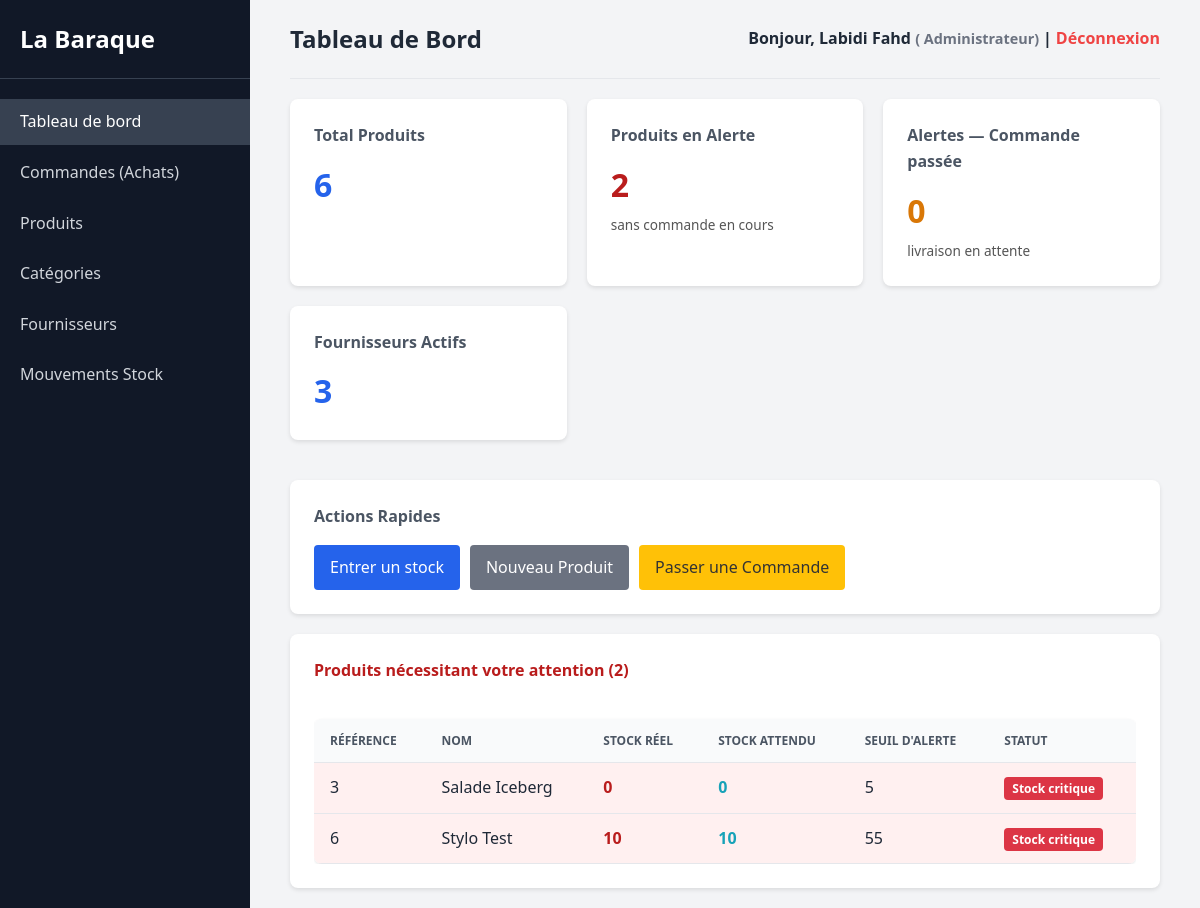
/index.php?controleur=dashboard&action=index (signed in), run on the app's committed database.
### tables this page shows
CREATE TABLE IF NOT EXISTS `produits` (
  `id_prod` int(11) NOT NULL AUTO_INCREMENT,
  `nom_prod` varchar(100) NOT NULL,
  `unite` varchar(20) NOT NULL,
  `stock_initial` int(11) NOT NULL DEFAULT 0,
  `seuil_alerte` int(11) NOT NULL DEFAULT 5,
  `id_categ` int(11) NOT NULL,
  `id_fourni` int(11) NOT NULL,
  PRIMARY KEY (`id_prod`),
  KEY `id_categ` (`id_categ`),
  KEY `id_fourni` (`id_fourni`)
);

### controleurs/DashboardController.php (called while the page is built, shortened)
<?php
require_once BASE_PATH . '/modeles/Produit.php';
require_once BASE_PATH . '/modeles/Fournisseur.php';
class DashboardController
{
    private $produitModel;
    private $fournisseurModel;
    public function __construct()
    {
        $this->produitModel     = new Produit();
        $this->fournisseurModel = new Fournisseur();
    }
    public function index()
    {
        $produitsEnAlerte    = $this->produitModel->getProduitsEnAlerte();
        $totalProduits       = count($this->produitModel->getAll());
        $nbAlertes           = count($produitsEnAlerte);
        $nbAlertesAvecCmd    = count(array_filter($produitsEnAlerte, fn($p) => $p['commande_en_cours']));
        $nbAlertesSansCmd    = $nbAlertes - $nbAlertesAvecCmd;
        $produits  = $produitsEnAlerte;
        $ruptures  = $nbAlertes;
        $fournisseurs = count($this->fournisseurModel->getAll());
        require_once BASE_PATH . '/vues/dashboard/index.php';
        require_once BASE_PATH . '/vues/layout.php';
    }
}
?>

### config/database.php (called while the page is built, shortened)
<?php
class Database
{
    private static $instance = null;
    private $conn;
    private function __construct()
    {
        try {
            $this->conn = new PDO("mysql:host=" . DB_HOST . ";dbname=" . DB_NAME . ";charset=utf8mb4", DB_USER, DB_PASS);
            $this->conn->setAttribute(PDO::ATTR_ERRMODE, PDO::ERRMODE_EXCEPTION);
            $this->conn->setAttribute(PDO::ATTR_DEFAULT_FETCH_MODE, PDO::FETCH_ASSOC);
            $this->conn->exec("SET NAMES utf8mb4");
        } catch (PDOException $e) {
            die("Erreur de connexion : " . $e->getMessage());
        }
    }
    public static function getInstance()
    {
        if (!self::$instance) {
            self::$instance = new Database();
        }
        return self::$instance;
    }
    public function getConnection()
    {
        return $this->conn;
    }
}
?>

### modeles/Model.php (called while the page is built, shortened)
<?php
require_once __DIR__ . '/../config/database.php';
abstract class Model
{
    protected $table;
    protected $db;
    public function __construct()
    {
        $this->db = Database::getInstance()->getConnection();
    }
    public function getAll()
    {
        $stmt = $this->db->prepare("SELECT * FROM {$this->table}");
        $stmt->execute();
        return $stmt->fetchAll();
    }
    public function getById($id, $pk)
    {
        $stmt = $this->db->prepare("SELECT * FROM {$this->table} WHERE {$pk} = :id");
        $stmt->bindParam(':id', $id);
        $stmt->execute();
        return $stmt->fetch();
    }
}
?>

### modeles/Produit.php (called while the page is built, shortened)
<?php
require_once __DIR__ . '/Model.php';
class Produit extends Model
{
    public function __construct()
    {
        $this->table = 'produits';
    }
    public function getAllWithDetails()
    {
        $sql = "SELECT p.*, c.libelle_categ, f.nom_fourni
                FROM produits p
                LEFT JOIN categ_produits c ON p.id_categ = c.id_categ
                LEFT JOIN fournisseurs f ON p.id_fourni = f.id_fourni";
        $requete = $this->db->prepare($sql);
        $requete->execute();
        return $requete->fetchAll();
    }
    public function getStockActuel($id_prod)
    {
        $produit = $this->getById($id_prod, 'id_prod');
        $sqlEntrees = "SELECT SUM(qte_mouv) as total FROM mouvements m
                       JOIN type_mouvements tm ON m.id_type_mouvement = tm.id_type_mouvement
                       WHERE m.id_prod = :id AND tm.libelle_type_mouvement = 'Entrée'";
        $requeteEntrees = $this->db->prepare($sqlEntrees);
        $requeteEntrees->bindParam(':id', $id_prod);
        $requeteEntrees->execute();
        $entrees = $requeteEntrees->fetch()['total'] ?? 0;
        $sqlSorties = "SELECT SUM(qte_mouv) as total FROM mouvements m
                       JOIN type_mouvements tm ON m.id_type_mouvement = tm.id_type_mouvement
                       WHERE m.id_prod = :id AND tm.libelle_type_mouvement = 'Sortie'";
        $requeteSorties = $this->db->prepare($sqlSorties);
        $requeteSorties->bindParam(':id', $id_prod);
        $requeteSorties->execute();
        $sorties = $requeteSorties->fetch()['total'] ?? 0;
        return $produit['stock_initial'] + $entrees - $sorties;
    }
    public function getStockAttendu($id_prod)
    {
        $stockActuel = $this->getStockActuel($id_prod);
        $sqlCmd = "SELECT SUM(quantite) as total FROM commandes
                   WHERE id_prod = :id AND statut = 'En attente'";
        $requete = $this->db->prepare($sqlCmd);
        $requete->bindParam(':id', $id_prod);
        $requete->execute();
        $enAttente = $requete->fetch()['total'] ?? 0;
        return $stockActuel + $enAttente;
    }
    public function getProduitsEnAlerte()
    {
        $tousProduits = $this->getAllWithDetails();
        $produitsEnAlerte = [];
        foreach ($tousProduits as $produit) {
            $stockActuel = $this->getStockActuel($produit['id_prod']);
            $seuilAlerte = $produit['seuil_alerte'] ?? 5;
            if ($stockActuel <= $seuilAlerte) {
                $stockAttendu = $this->getStockAttendu($produit['id_prod']);
                $produit['stock_actuel']       = $stockActuel;
                $produit['stock_attendu']      = $stockAttendu;
                $produit['commande_en_cours']  = ($stockAttendu > $seuilAlerte);
                $produitsEnAlerte[] = $produit;
            }
        }
        return $produitsEnAlerte;
    }
}
?>

### modeles/Fournisseur.php (called while the page is built, shortened)
<?php
require_once __DIR__ . '/Model.php';
class Fournisseur extends Model
{
    public function __construct()
    {
        $this->table = 'fournisseurs';
    }
}
?>

### vues/dashboard/index.php (the view, shortened to what this page needs)
<div class="card-grid">
    <div class="card">
        <h3>Total Produits</h3>
        <div class="value"><?= $totalProduits ?></div>
    </div>
    <div class="card">
        <h3>Produits en Alerte</h3>
        <div class="value" style="color: var(--danger-text);"><?= $nbAlertesSansCmd ?></div>
        <div style="font-size: 0.85em; color: #555; margin-top: 4px;">sans commande en cours</div>
    </div>
    <div class="card">
        <h3>Alertes — Commande passée</h3>
        <div class="value" style="color: #d97706;"><?= $nbAlertesAvecCmd ?></div>
        <div style="font-size: 0.85em; color: #555; margin-top: 4px;">livraison en attente</div>
    </div>
    <div class="card">
        <h3>Fournisseurs Actifs</h3>
        <div class="value"><?= $fournisseurs ?></div>
    </div>
</div>
<div class="card" style="margin-bottom: 20px;">
    <h3>Actions Rapides</h3>
    <div style="margin-top: 15px; display: flex; gap: 10px;">
        <a href="<?= BASE_URL ?>/index.php?controleur=mouvement&action=create" class="btn">Entrer un stock</a>
        <a href="<?= BASE_URL ?>/index.php?controleur=produit&action=create" class="btn btn-secondary">Nouveau Produit</a>
        <a href="<?= BASE_URL ?>/index.php?controleur=commande&action=create" class="btn" style="background-color: #ffc107; color: #333;">Passer une Commande</a>
    </div>
</div>
<?php if ($ruptures > 0): ?>
<div class="card">
    <h3 style="color: var(--danger-text);">Produits nécessitant votre attention (<?= $ruptures ?>)</h3>
    <div class="table-responsive" style="margin-top: 15px;">
        <table class="table">
            <thead>
                <tr>
                    <th>Référence</th>
                    <th>Nom</th>
                    <th>Stock Réel</th>
                    <th>Stock Attendu</th>
                    <th>Seuil d'alerte</th>
                    <th>Statut</th>
                </tr>
            </thead>
            <tbody>
                <?php foreach ($produits as $p): ?>
                    <?php
                        $commandeEnCours = $p['commande_en_cours'] ?? false;
                        $styleLigne = $commandeEnCours ? 'background-color: #fff8e1;' : 'background-color: #fff0f0;';
                    ?>
                    <tr style="<?= $styleLigne ?>">
                        <td><?= htmlspecialchars($p['id_prod'] ?? '') ?></td>
                        <td><?= htmlspecialchars($p['nom_prod'] ?? '') ?></td>
                        <td style="color: var(--danger-text); font-weight: bold;">
                            <?= htmlspecialchars($p['stock_actuel']) ?>
                        </td>
                        <td style="color: #17a2b8; font-weight: bold;">
                            <?= htmlspecialchars($p['stock_attendu']) ?>
                        </td>
                        <td><?= htmlspecialchars($p['seuil_alerte']) ?></td>
                        <td>
                            <?php if ($commandeEnCours): ?>
                                <span style="background:#ffc107; color:#333; border-radius:4px; padding:3px 8px; font-size:12px; font-weight:bold;">Commande en cours</span>
                            <?php else: ?>
                                <span style="background:#dc3545; color:white; border-radius:4px; padding:3px 8px; font-size:12px; font-weight:bold;">Stock critique</span>
                            <?php endif; ?>
                        </td>
                    </tr>
                <?php endforeach; ?>
            </tbody>
        </table>
    </div>
</div>
<?php endif; ?>

### assets/css/style.css (style rules this page uses)
:root { --primary-color: #2563eb; --primary-hover: #1d4ed8; --bg-color: #f3f4f6; --card-bg: #ffffff; --text-main: #1f2937; --text-muted: #4b5563; --border-color: #e5e7eb; --danger-bg: #fee2e2; --danger-text: #b91c1c; --danger-border: #f87171; }
* { box-sizing: border-box; margin: 0; padding: 0; }
body { font-family: 'Segoe UI', Tahoma, Geneva, Verdana, sans-serif; background-color: var(--bg-color); color: var(--text-main); line-height: 1.6; }
.btn { display: inline-block; background-color: var(--primary-color); color: white; padding: 10px 16px; border: none; border-radius: 4px; cursor: pointer; font-size: 16px; text-decoration: none; text-align: center; transition: background-color 0.2s; }
.btn-secondary { background-color: #6b7280; }
.table-responsive { overflow-x: auto; }
.table { width: 100%; border-collapse: collapse; margin-top: 20px; background-color: var(--card-bg); border-radius: 8px; overflow: hidden; box-shadow: 0 1px 3px rgba(0,0,0,0.1); }
.table th, .table td { padding: 12px 16px; text-align: left; border-bottom: 1px solid var(--border-color); }
.table th { background-color: #f9fafb; font-weight: 600; color: var(--text-muted); text-transform: uppercase; font-size: 12px; }
.card-grid { display: grid; grid-template-columns: repeat(auto-fit, minmax(250px, 1fr)); gap: 20px; margin-bottom: 40px; }
.card { background-color: var(--card-bg); padding: 24px; border-radius: 8px; box-shadow: 0 2px 4px rgba(0,0,0,0.1); }
.card h3 { margin-bottom: 10px; color: var(--text-muted); font-size: 16px; }
.card .value { font-size: 32px; font-weight: bold; color: var(--primary-color); }

### data on the page
produits: id_prod "3", nom_prod "Salade Iceberg", stock_actuel "0", stock_attendu "0", seuil_alerte "5"
produits: id_prod "6", nom_prod "Stylo Test", stock_initial "10", seuil_alerte "55"

### other printed values
$pageTitle "Tableau de Bord"
$_SESSION['user_nom'] "Labidi Fahd"
$_SESSION['user_role'] "Administrateur"
$totalProduits "6"
$nbAlertesSansCmd "2"
$nbAlertesAvecCmd "0"
$fournisseurs "3"
$ruptures "2"
